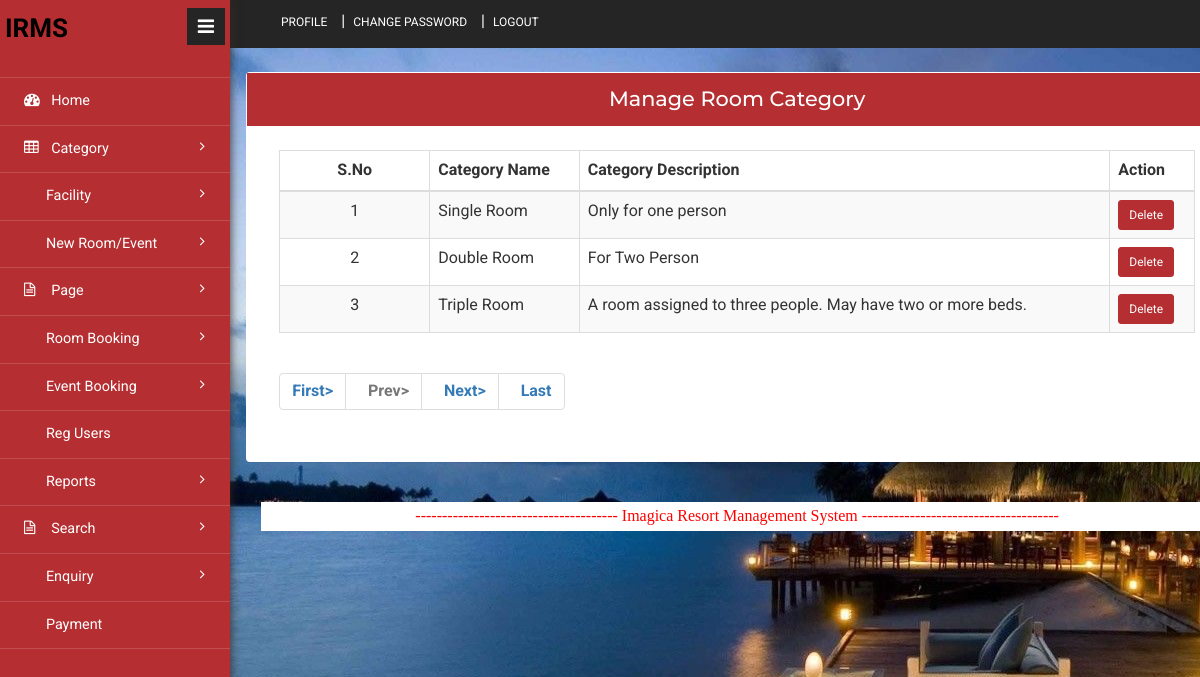
Page /admin/manage-category.php (signed in) on the committed database.
### tables this page shows
CREATE TABLE `tblcategory` (
  `ID` int(10) NOT NULL,
  `CategoryName` varchar(120) DEFAULT NULL,
  `Description` mediumtext DEFAULT NULL,
  `Price` int(5) NOT NULL,
  `Date` timestamp NULL DEFAULT current_timestamp()
);

### admin/manage-category.php (the view, shortened to what this page needs)
<?php
include('includes/dbconnection.php');
if (strlen($_SESSION['hbmsaid']==0)) {
  header('location:logout.php');
  } else{
?>
<!DOCTYPE HTML>
<html>
<head>
<link href="css/bootstrap.min.css" rel='stylesheet' type='text/css' />
<link href="css/style.css" rel='stylesheet' type='text/css' />
<link href="css/font-awesome.css" rel="stylesheet">
<link rel="stylesheet" href="css/icon-font.min.css" type='text/css' />
</head>
<body>
   <div class="page-container">
	<div class="left-content">
	   <div class="inner-content">
			<?php include_once('includes/header.php');?>
			<div class="content">
	<div class="grids">
					<div class="panel panel-widget forms-panel">
						<div class="forms">
							<div class="form-grids widget-shadow" data-example-id="basic-forms">
								<div class="form-title">
									<h4>Manage Room Category </h4>
								</div>
								<div class="form-body">
									     <table class="table table-bordered table-striped table-vcenter js-dataTable-full-pagination">
                                <thead>
                                    <tr>
                                        <th class="text-center">S.No</th>
                                        <th>Category Name</th>
                                        <th>Category Description</th>
                                        <th>Action</th>
                                       </tr>
                                </thead>
                                <tbody>
                                   <?php
							 if (isset($_GET['pageno'])) {
            $pageno = $_GET['pageno'];
        } else {
            $pageno = 1;
        }
        $no_of_records_per_page = 3;
        $offset = ($pageno-1) * $no_of_records_per_page;
        $ret = "SELECT ID FROM tblcategory";
 $query1 = $dbh -> prepare($ret);
$query1->execute();
$total_rows=$query1->rowCount();
$total_pages = ceil($total_rows / $no_of_records_per_page);
$sql="SELECT * from tblcategory LIMIT $offset, $no_of_records_per_page";
$query = $dbh -> prepare($sql);
$query->execute();
$results=$query->fetchAll(PDO::FETCH_OBJ);
$cnt=1;
if($query->rowCount() > 0)
{
foreach($results as $row)
{               ?>
                                    <tr>
                                        <td class="text-center"><?php echo htmlentities($cnt);?></td>
                                        <td class="font-w600"><?php  echo htmlentities($row->CategoryName);?></td>
                                        <td><?php  echo htmlentities($row->Description);?></td>
                                         <td class="d-none d-sm-table-cell"><a href="manage-category.php?delid=<?php echo ($row->ID);?>" onclick="return confirm('Do you really want to Delete ?');" class="btn btn-danger btn-sm">Delete</a></td>
                                    </tr>
                                    <?php $cnt=$cnt+1;}} ?>
                                </tbody>
                            </table>
                            <div align="left">
    <ul class="pagination" >
        <li><a href="?pageno=1"><strong>First></strong></a></li>
        <li class="<?php if($pageno <= 1){ echo 'disabled'; } ?>">
            <a href="<?php if($pageno <= 1){ echo '#'; } else { echo "?pageno=".($pageno - 1); } ?>"><strong style="padding-left: 10px">Prev></strong></a>
        </li>
        <li class="<?php if($pageno >= $total_pages){ echo 'disabled'; } ?>">
            <a href="<?php if($pageno >= $total_pages){ echo '#'; } else { echo "?pageno=".($pageno + 1); } ?>"><strong style="padding-left: 10px">Next></strong></a>
        </li>
        <li><a href="?pageno=<?php echo $total_pages; ?>"><strong style="padding-left: 10px">Last</strong></a></li>
    </ul>
</div>
								</div>
							</div>
						</div>
					</div>
				</div>
<?php include_once('includes/footer.php');?>
</div>
</div>
		</div>
</div>
			<?php include_once('includes/sidebar.php');?>
</body>
</html><?php }  ?>

### rows in the picture
tblcategory: CategoryName "Single Room", Description "Only for one person"
tblcategory: CategoryName "Double Room", Description "For Two Person"
tblcategory: CategoryName "Triple Room", Description "A room assigned to three people. May have two or more beds."
